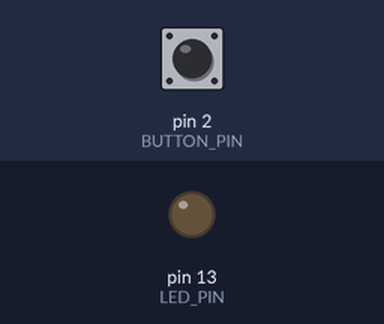
A sketch run on a simulated Arduino Uno, built with avr-gcc and run on an emulated ATmega328P. Shown: output pins drawn as LEDs (lit = HIGH). Inputs (shaded band) come from the test bench; at power-on: pin 2 (BUTTON_PIN) LOW.

Above: at 2.5 s.
At 7.5 s:
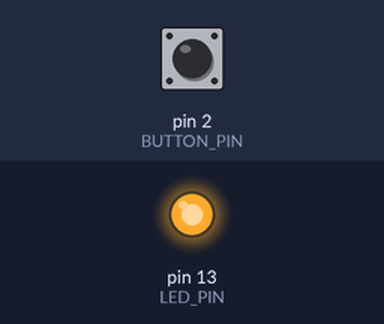
Timing chart, 0 to 13.0 s (numbered marks = the images above):
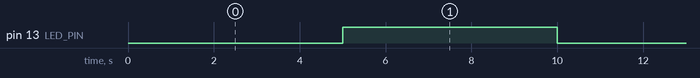

The sketch:

M03A02.ino
```cpp
const int LED_PIN = 13;
const int BUTTON_PIN = 2;
const int BLINK_DELAY = 5000;

int ledValue = LOW;
long lastUpdate = 0;

void setup() {
  pinMode(LED_PIN, OUTPUT);
  pinMode(BUTTON_PIN, INPUT);
}

void loop() {
  if (millis() - lastUpdate >= BLINK_DELAY) {
    ledValue = !ledValue;
    lastUpdate = millis();
  }
  digitalWrite(LED_PIN, ledValue || digitalRead(BUTTON_PIN));
}
```

Measured:
- by itself, pin 13 (LED_PIN): alternates HIGH for 5.0 s and LOW for 5.0 s
